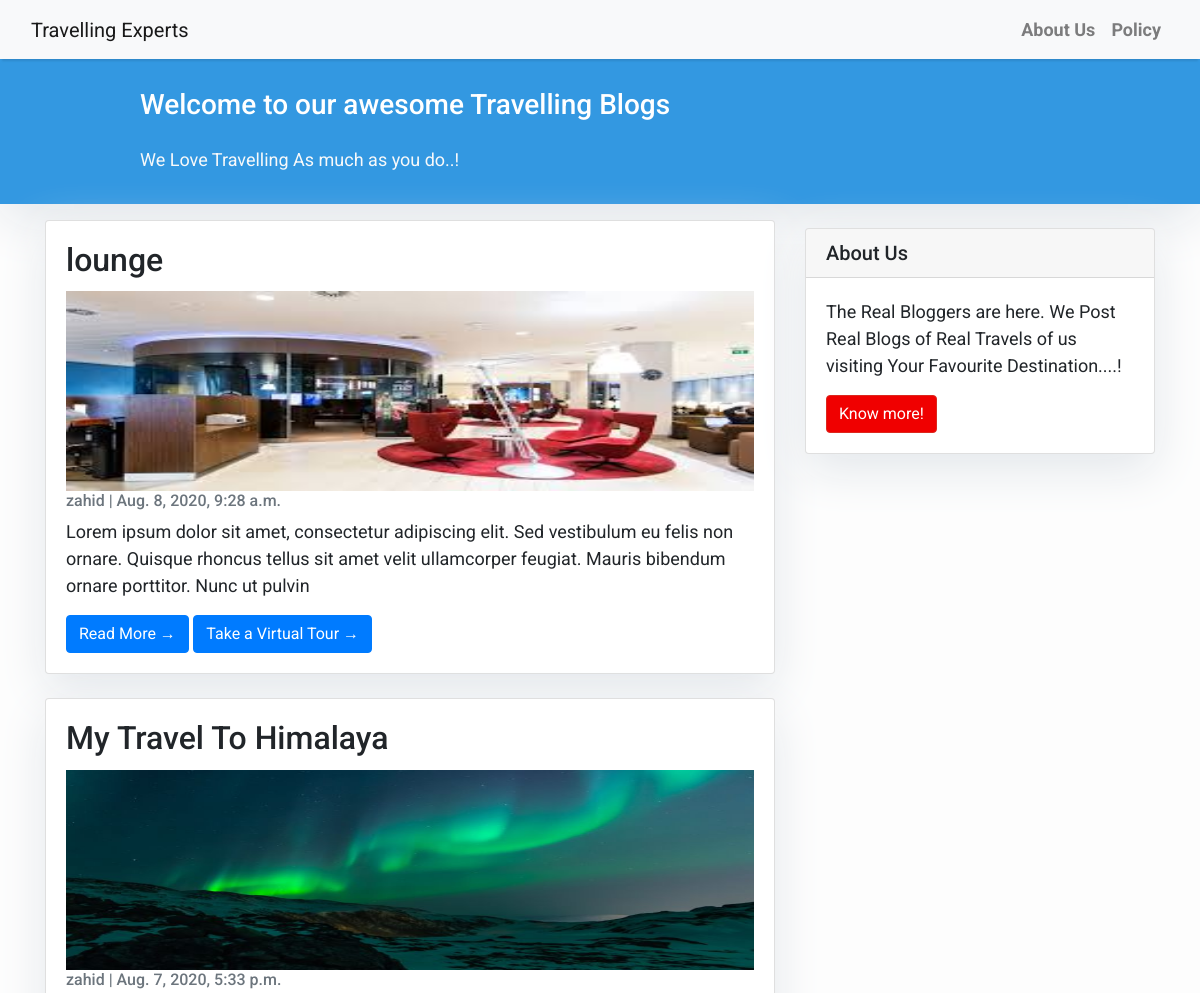
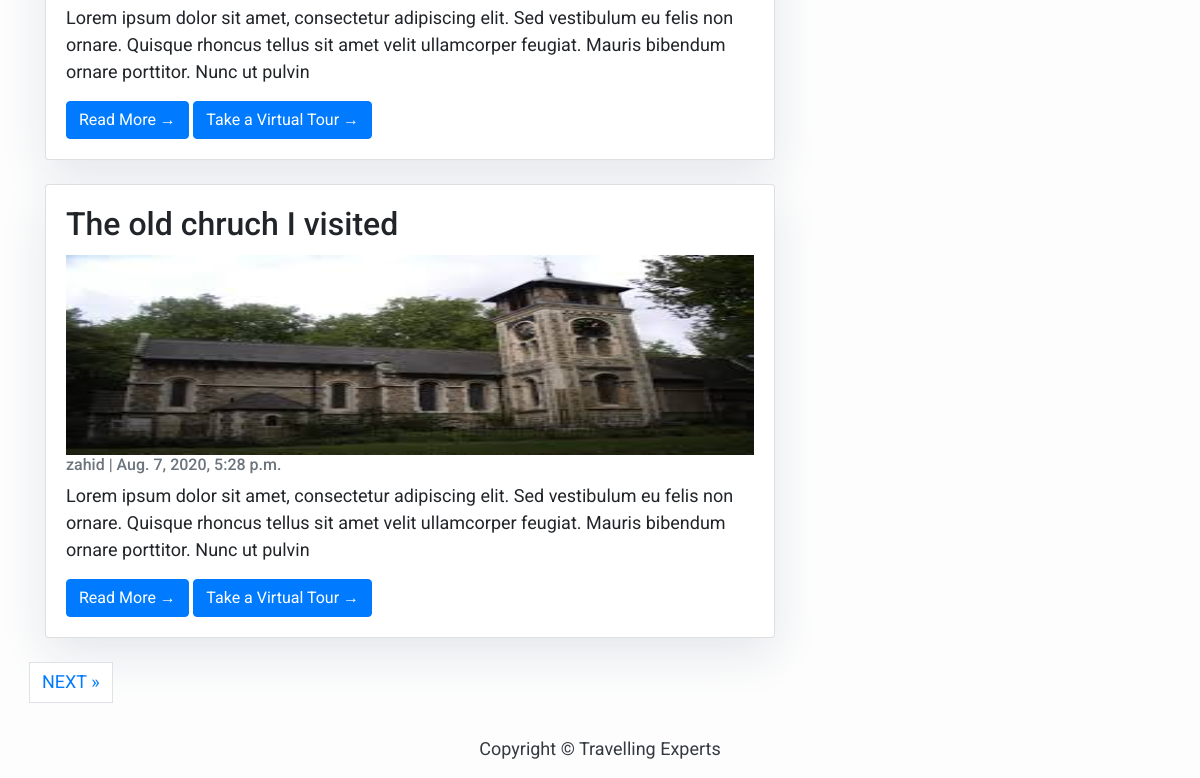
The page / on the database its author committed (2 pictures, top to bottom).
### travel/models.py (models this page shows, shortened)
class Post(models.Model):
    title = models.CharField(max_length=200, unique=True)
    slug = models.SlugField(max_length=200, unique=True)
    author = models.ForeignKey(User, on_delete= models.CASCADE,related_name='blog_posts')
    updated_on = models.DateTimeField(auto_now= True)
    content = models.TextField()
    img = models.ImageField(upload_to='images/', blank=True)
    virtualtour= models.FileField(upload_to='images/', blank=True)
    created_on = models.DateTimeField(auto_now_add=True)
    status = models.IntegerField(choices=STATUS, default=0)
    class Meta:
        ordering = ['-created_on']

### travel/views.py (the view)
# urls.py: path('', views.PostList.as_view(), name='home'),
class PostList(generic.ListView):
    queryset = Post.objects.filter(status=1).order_by('-created_on')
    template_name = 'index.html'
    paginate_by = 3

### travel/templates/index.html (shortened to what this page needs)
{% extends "layout.html" %}
 {% block content %}
    <header class="masthead" >
            <div class="container">
              <div class="row">
                <div class=" col-md-8 col-md-10 mx-auto">
                    <div class="site-heading">
                      <h3 class=" site-heading my-4 mt-3 text-white"> Welcome to our awesome Travelling Blogs </h3>
                      <p class="text-light">We Love Travelling As much as you do..! &nbsp</p>
                    </div>
                  </div>
                </div>
              </div>
              </header>
            <div class="container">
                <div class="row">
              <div class="col-md-8 mt-3 left">
                    {% for post in post_list %}
                <div class="card mb-4" >
                  <div class="card-body">
                    <h2 class="card-title">{{ post.title }}</h2>
                    <img src="{{ post.img.url }}" class="img-responsive" style="width:100%;height:200px;" alt="">
                    <p class="card-text text-muted h6">{{ post.author }} | {{ post.created_on}} </p>
                    <p class="card-text">{{ post.content | slice:":200" }}</p>
                    <a href="{% url 'post' post.slug  %}" class="btn btn-primary">Read More &rarr;</a>
                    <a href="{% url 'VirtualTour' post.slug  %}" class="btn btn-primary">Take a Virtual Tour &rarr;</a>
                  </div>
                </div>
                {% endfor %}
            </div>
                {% block sidebar %}
                {% include 'sidebar.html' %}
                {% endblock sidebar %}
                {% if is_paginated %}
                <nav aria-label="Page navigation conatiner">
                <ul class="pagination justify-content-center">
                  {% if page_obj.has_next %}
                  <li><a href="?page={{ page_obj.next_page_number }}" class="page-link"> NEXT &raquo;</a></li>
                  {% endif %}
                </ul>
                </nav>
              {% endif %}
              </div>
            </div>
{%endblock%}

### travel/templates/layout.html (shortened to what this page needs)
<!DOCTYPE html>
<html>
  <head>
    <link rel="stylesheet" href="https://maxcdn.bootstrapcdn.com/bootstrap/4.0.0/css/bootstrap.min.css"/>
  </head>
  <body>
    <nav class="navbar fixed-top navbar-expand-lg navbar-light bg-light shadow" id="mainNav">
      <div class="container-fluid">
        <a class="navbar-brand" href="{% url 'home' %}" >Travelling Experts</a>
        <div class="collapse navbar-collapse" id="navbarResponsive">
          <ul class="navbar-nav ml-auto">
            <li class="nav-item text-black">
              <a class="nav-link text-black font-weight-bold" href="{% url 'about' %}">About Us</a>
            </li>
            <li class="nav-item text-black">
              <a class="nav-link text-black font-weight-bold" href="{% url 'policy' %}">Policy</a>
            </li>
          </ul>
        </div>
      </div>
    </nav>
    <br><br>
            {% block content %}{% endblock content %}
    <footer class="py-3 bg-grey">
              <p class="m-0 text-dark text-center ">Copyright &copy; Travelling Experts</p>
    </footer>
  </body>
</html>

### travel/templates/sidebar.html (shortened to what this page needs)
{% block sidebar %}
<div class="col-md-4 float-right ">
<div class="card my-4">
        <h5 class="card-header">About Us</h5>
    <div class="card-body">
        <p class="card-text"> The Real Bloggers are here. We Post Real Blogs of Real Travels of us visiting Your Favourite Destination....!</p>
        <a href="{% url 'about' %}" class="btn btn-danger">Know more!</a>
    </div>
</div>
</div>
{% endblock sidebar %}

### travel/templates/layout.html (style rules this page uses)
body { font-family: "Roboto", sans-serif; font-size: 17px; background-color: #fdfdfd; }
.shadow { box-shadow: 0 4px 2px -2px rgba(0,0,0,0.1); }
.btn-danger { color: #fff; background-color: #f00000; border-color: #dc281e; }
.masthead { background:#3398E1; height: auto; padding-bottom: 15px; box-shadow: 0 16px 48px #E3E7EB; padding-top: 10px; }

### travel/templates/index.html (style rules this page uses)
body { font-family: "Roboto", sans-serif; font-size: 18px; background-color: #fdfdfd; }
.card { box-shadow: 0 16px 48px #E3E7EB; }

### travel/templates/sidebar.html (style rules this page uses)
.card { box-shadow: 0 16px 48px #E3E7EB; }

### rows shown on the page
Post: title "lounge", img (picture), author "zahid", created_on "Aug. 8, 2020, 9:28 a.m.", content "Lorem ipsum dolor sit amet, consectetur adipiscing elit. Sed vestibulum eu felis non ornare. Quisque rhoncus tellus sit amet velit ullamcorper feugiat. Mauris bibendum ornare porttitor. Nunc ut pulvin"
Post: title "My Travel To Himalaya", img (picture), author "zahid", created_on "Aug. 7, 2020, 5:33 p.m.", content "Lorem ipsum dolor sit amet, consectetur adipiscing elit. Sed vestibulum eu felis non ornare. Quisque rhoncus tellus sit amet velit ullamcorper feugiat. Mauris bibendum ornare porttitor. Nunc ut pulvin"
Post: title "The old chruch I visited", img (picture), author "zahid", created_on "Aug. 7, 2020, 5:28 p.m.", content "Lorem ipsum dolor sit amet, consectetur adipiscing elit. Sed vestibulum eu felis non ornare. Quisque rhoncus tellus sit amet velit ullamcorper feugiat. Mauris bibendum ornare porttitor. Nunc ut pulvin"
